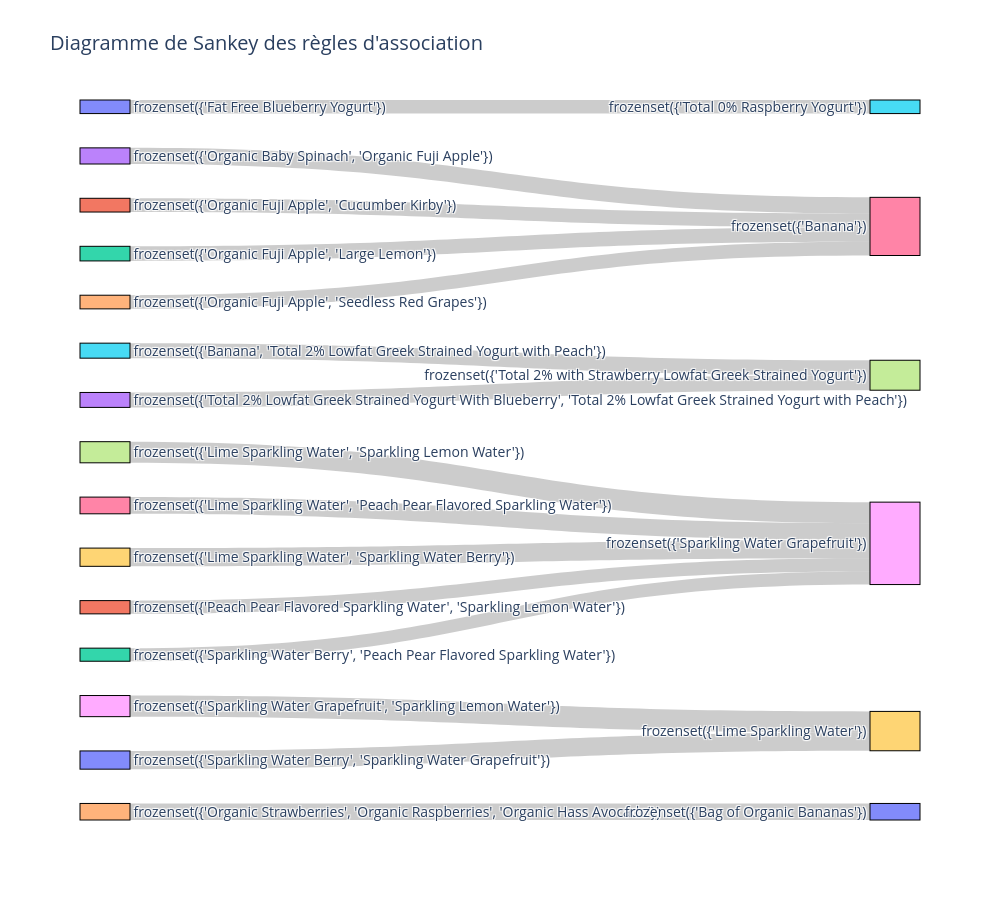

The notebook cell saved with this chart:
### Code cell
import plotly.graph_objects as go

rules["antecedents"] = rules["antecedents"].astype(str)
rules["consequents"] = rules["consequents"].astype(str)

labels = list(pd.concat([rules["antecedents"], rules["consequents"]]).unique())
label_index = {label: i for i, label in enumerate(labels)}

sources = [label_index[a] for a in rules["antecedents"]]
targets = [label_index[c] for c in rules["consequents"]]
values = rules["support"].tolist()

fig = go.Figure(go.Sankey(
    node=dict(
        pad=80,  
        thickness=50,  
        line=dict(color="black", width=1), 
        label=labels
    ),
    link=dict(
        source=sources,
        target=targets,
        value=values
    )
))

fig.update_layout(
    title_text="Diagramme de Sankey des règles d'association",
    font_size=14, 
    width=1000,  
    height=900  
)

fig.show()

### Figure 1 — Plotly figure (JSON) as saved in the notebook; plotly's stock layout.template omitted (floating-point values rounded to 4 significant figures)
{"data": [{"link": {"source": [0, 1, 2, 3, 4, 5, 6, 7, 8, 9, 10, 11, 12, 13, 14], "target": [15, 16, 16, 16, 16, 17, 18, 18, 19, 18, 19, 18, 18, 17, 20], "value": [0.001041, 0.001053, 0.001121, 0.001238, 0.001047, 0.001152, 0.001281, 0.00162, 0.00162, 0.001398, 0.001398, 0.001016, 0.001004, 0.001146, 0.001269]}, "node": {"label": ["frozenset({'Fat Free Blueberry Yogurt'})", "frozenset({'Organic Fuji Apple', 'Cucumber Kirby'})", "frozenset({'Organic Fuji Apple', 'Large Lemon'})", "frozenset({'Organic Baby Spinach', 'Organic Fuji Apple'})", "frozenset({'Organic Fuji Apple', 'Seedless Red Grapes'})", "frozenset({'Banana', 'Total 2% Lowfat Greek Strained Yogurt with Peach'})", "frozenset({'Lime Sparkling Water', 'Peach Pear Flavored Sparkling Water'})", "frozenset({'Lime Sparkling Water', 'Sparkling Lemon Water'})", "frozenset({'Sparkling Water Grapefruit', 'Sparkling Lemon Water'})", "frozenset({'Lime Sparkling Water', 'Sparkling Water Berry'})", "frozenset({'Sparkling Water Berry', 'Sparkling Water Grapefruit'})", "frozenset({'Peach Pear Flavored Sparkling Water', 'Sparkling Lemon Water'})", "frozenset({'Sparkling Water Berry', 'Peach Pear Flavored Sparkling Water'})", "frozenset({'Total 2% Lowfat Greek Strained Yogurt With Blueberry', 'Total 2% Lowfat Greek Strained Yogurt with Peach'})", "frozenset({'Organic Strawberries', 'Organic Raspberries', 'Organic Hass Avocado'})", "frozenset({'Total 0% Raspberry Yogurt'})", "frozenset({'Banana'})", "frozenset({'Total 2% with Strawberry Lowfat Greek Strained Yogurt'})", "frozenset({'Sparkling Water Grapefruit'})", "frozenset({'Lime Sparkling Water'})", "frozenset({'Bag of Organic Bananas'})"], "line": {"color": "black", "width": 1}, "pad": 80, "thickness": 50}, "type": "sankey"}], "layout": {"font": {"size": 14}, "height": 900, "title": {"text": "Diagramme de Sankey des règles d'association"}, "width": 1000}}
